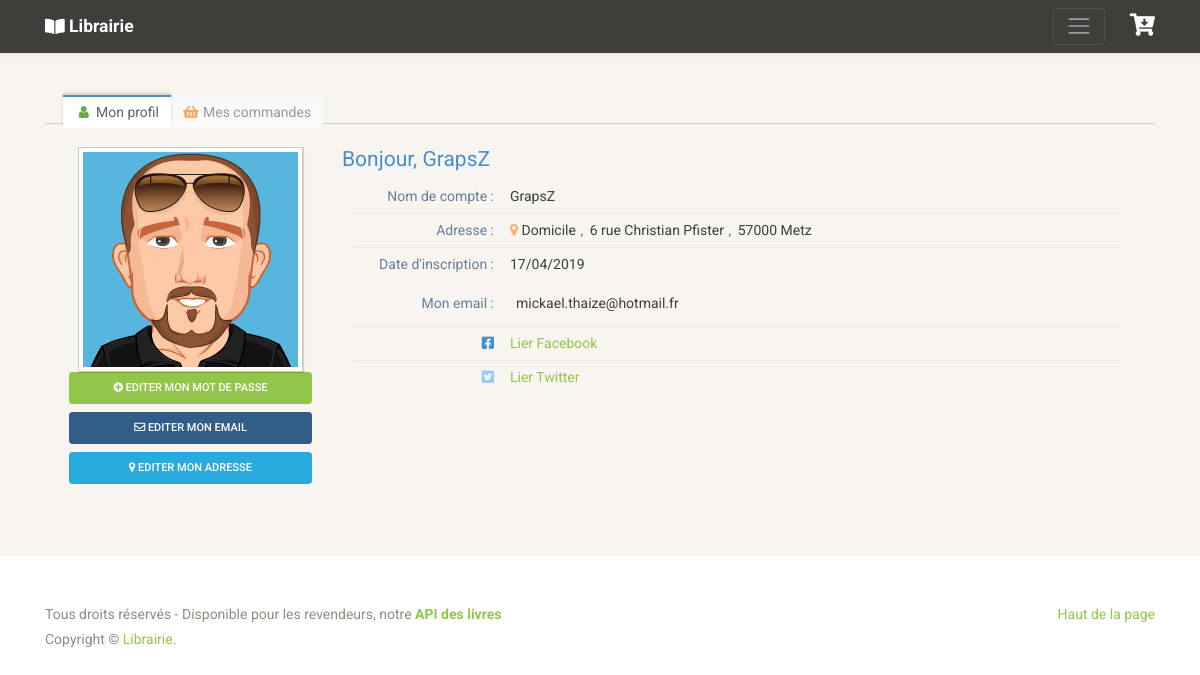
The page /account.php (signed in) on the database its author committed.
### tables this page shows
CREATE TABLE `utilisateurs` (
  `id` int(11) NOT NULL,
  `nom` varchar(100) NOT NULL,
  `sexe` varchar(10) NOT NULL DEFAULT 'h',
  `email` varchar(200) NOT NULL,
  `motdepasse` varchar(100) NOT NULL,
  `date_inscription` datetime NOT NULL DEFAULT CURRENT_TIMESTAMP,
  `isActive` int(11) NOT NULL DEFAULT '0',
  `token` varchar(100) NOT NULL
);

CREATE TABLE `adresses_infos` (
  `id_user` int(11) NOT NULL,
  `id_adresse` int(11) NOT NULL,
  `num` text NOT NULL,
  `rue` text NOT NULL,
  `code_postal` int(11) NOT NULL,
  `ville` text NOT NULL
);

CREATE TABLE `adresses` (
  `id` int(11) NOT NULL,
  `nom` varchar(100) NOT NULL
);

### Classes/Users.php (called while the page is built, shortened)
<?php
class Users {
    private $id;
    private $username;
    private $email;
    private $sex;
    public function __construct($id, $username, $sex, $email, $password) {
        $this->id = $id;
        $this->username = $username;
        $this->sex = $sex;
        $this->email = $email;
    }
    public function getId() {
        return $this->id;
    }
    public function getUsername() {
        return $this->username;
    }
    public function getEmail() {
        return $this->email;
    }
    public function getSex() {
        return $this->sex;
    }
    public function getRegisterDateById($id) {
        if (isset($id)) {
            $stmt = Kernel::getInstance()->getConnection()->prepare("SELECT id, date_inscription FROM utilisateurs WHERE id = ?");
            $stmt->execute([$id]);
            if ($stmt->rowCount() == 1) {
                $result = $stmt->fetch();
                return $result->date_inscription;
            }
        }
        return null;
    }
    public static function getAdressByUser(Users $user) {
        if (isset($user)) {
            $idUser = $user->getId();
            $stmt = Kernel::getInstance()->getConnection()->prepare("SELECT * FROM adresses INNER JOIN adresses_infos ON adresses.id = adresses_infos.id_adresse WHERE adresses_infos.id_user = ? ORDER BY adresses.nom");
            $stmt->execute([$idUser]);
            if ($stmt->rowCount() == 1) {
                $result = $stmt->fetchAll();
                $adresses = [];
                foreach ($result as $key => $value) {
                    $address = [
                        'nom' => $value->nom,
                        'num' => $value->num,
                        'rue' => $value->rue,
                        'code_postal' => $value->code_postal,
                        'ville' => $value->ville
                    ];
                    $adresses[] = $address;
                }
                return $adresses;
            }
        }
        return null;
    }
    public static function getUserById($id) {
        if (isset($id)) {
            $stmt = Kernel::getInstance()->getConnection()->prepare("SELECT * FROM utilisateurs WHERE id = ?");
            $stmt->execute([$id]);
            if ($stmt->rowCount() == 1) {
                $result = $stmt->fetch();
                $myUser = new Users($result->id, $result->nom, $result->sexe, $result->email, $result->motdepasse);
                return $myUser;
            }
        }
        return null;
    }
}

### Classes/KernelSingleton.php (called while the page is built, shortened)
<?php
class KernelSingleton {
    private static $instance = null;
    public static function getInstance() {
        if (is_null(KernelSingleton::$instance)) {
            self::$instance = new static();
        }
        return self::$instance;
    }
}

### Classes/Kernel.php (called while the page is built, shortened)
<?php
class Kernel extends KernelSingleton {
    private $settings = [];
    private $connection = null;
    public function getConnection() {
        return $this->connection;
    }
    public function initConnection() {
        try {
            $pdoInstance = new PDO('mysql:host='.$this->getSettingsByKey('host').';dbname='.$this->getSettingsByKey('db'),
                $this->getSettingsByKey('username'), $this->getSettingsByKey('password'), [
                PDO::ATTR_ERRMODE => PDO::ERRMODE_EXCEPTION,
                PDO::ATTR_DEFAULT_FETCH_MODE => PDO::FETCH_OBJ
            ]);
            $pdoInstance->exec("SET CHARACTER SET utf8");
            $pdoInstance->exec("SET NAMES utf8");
            $this->connection = $pdoInstance;
        }
        catch(PDOException $e) {
            $message = "Erreur de base de données.";
            $this->addLogEvent($message);
            die("<h3>".$message."</h3>");
        }
    }
    public function getSettingsByKey($key) {
        return $this->settings->$key;
    }
    public function generateSettings() {
        $configContent = file_get_contents(Kernel::CONFIG_FILE);
        $this->settings = json_decode($configContent);
    }
    public function clean($valeur) {
        $valeur = addslashes($valeur);
        $valeur = strip_tags($valeur);
        $valeur = mb_convert_encoding($valeur, 'UTF-8');
        return $valeur;
    }
    public function alter($date, $before, $after) {
        return DateTime::createFromFormat($before, $date)->format($after);
    }
    public function toHTML($date, $before = 'Y-m-d H:i:s') {
        return $this->alter($date, $before, 'd/m/Y');
    }
}

### account.php (the view, shortened to what this page needs)
<?php
include "./templates/header.php";
include "./templates/menu.php";
if (!Users::isConnected()) {
    header('Location: connect.php');
    exit();
} else {
    $idUser = Kernel::getInstance()->clean($_SESSION['user_id']);
    if (Users::getUserById($idUser) != null) {
        $user = Users::getUserById($idUser);
        $adress = Users::getAdressByUser($user);
    }
}
?>
    <main role="main">
        <div class="album py-5 bg-light">
            <div class="container">
                <div class="row">
                    <div class="col-12">
                        <div id="user-profile-2" class="user-profile">
                            <div class="tabbable">
                                <ul class="nav nav-tabs padding-18">
                                    <li class="active">
                                        <a data-toggle="tab" href="#home">
                                            <i class="green ace-icon fa fa-user bigger-120"></i>
                                            Mon profil
                                        </a>
                                    </li>
                                    <li>
                                        <a data-toggle="tab" href="#commands">
                                            <i class="orange ace-icon fas fa-shopping-basket bigger-120"></i>
                                            Mes commandes
                                        </a>
                                    </li>
                                </ul>
                                <div class="tab-content no-border padding-24">
                                    <div id="home" class="tab-pane in active">
                                        <div class="row">
                                            <div class="col-xs-12 col-sm-3 center">
                                                <span class="profile-picture">
                                                    <?php if ($user->getSex() == "h"): ?>
                                                        <img class="editable img-responsive" alt="Homme" id="avatar2" src="./Assets/images/garcon.jpg">
                                                    <?php else: ?>
                                                        <img class="editable img-responsive" alt="Femme" id="avatar2" src="./Assets/images/fille.jpg">
                                                    <?php endif; ?>
                                                </span>
                                                <a href="edit_account.php?action=changePassword&user_id=<?= $user->getId(); ?>" class="btn btn-sm btn-block btn-success">
                                                    <i class="ace-icon fa fa-plus-circle bigger-120"></i>
                                                    <span class="bigger-110">Editer mon mot de passe</span>
                                                </a>
                                                <a href="edit_account.php?action=changeEmail&user_id=<?= $user->getId(); ?>" class="btn btn-sm btn-block btn-primary">
                                                    <i class="ace-icon far fa-envelope bigger-110"></i>
                                                    <span class="bigger-110">Editer mon email</span>
                                                </a>
                                                <a href="edit_account.php?action=changeAddress&user_id=<?= $user->getId(); ?>" class="btn btn-sm btn-block btn-info">
                                                    <i class="ace-icon fa fa-map-marker bigger-110"></i>
                                                    <span class="bigger-110">Editer mon adresse</span>
                                                </a>
                                            </div>
                                            <div class="col-xs-12 col-sm-9">
                                                <h4 class="blue">
                                                    <span class="middle">Bonjour, <?= $user->getUsername(); ?></span>
                                                </h4>
                                                <div class="profile-user-info">
                                                    <div class="profile-info-row">
                                                        <div class="profile-info-name"> Nom de compte : </div>
                                                        <div class="profile-info-value">
                                                            <span><?= $user->getUsername(); ?></span>
                                                        </div>
                                                    </div>
                                                    <?php if ($adress != null && $adress > 0) {
                                                        foreach ($adress as $key => $value) {
                                                        ?>
                                                        <div class="profile-info-row">
                                                            <div class="profile-info-name"> Adresse :  </div>
                                                            <div class="profile-info-value">
                                                                <i class="fa fa-map-marker light-orange bigger-110"></i>
                                                                <span><?= $value['nom']; ?></span>
                                                                <span> <?= $value['num']. " ".$value['rue']; ?></span>
                                                                <span> <?= $value['code_postal']. " ".$value['ville']; ?></span>
                                                            </div>
                                                        </div>
                                                    <?php }
                                                    } ?>
                                                    <div class="profile-info-row">
                                                        <div class="profile-info-name"> Date d'inscription : </div>
                                                        <div class="profile-info-value">
                                                            <span><?= Kernel::getInstance()->toHTML($user->getRegisterDateById($user->getId())); ?></span>
                                                        </div>
                                                    </div>
                                                </div>
                                                <div class="profile-user-info">
                                                    <div class="profile-info-row">
                                                        <div class="profile-info-name"> Mon email : </div>
                                                        <div class="profile-info-value">
                                                            <div class="profile-info-value">
                                                                <span><?= $user->getEmail(); ?></span>
                                                            </div>
                                                        </div>
                                                    </div>
                                                    <div class="profile-info-row">
                                                        <div class="profile-info-name">
                                                            <i class="middle ace-icon fab fa-facebook-square bigger-150 blue"></i>
                                                        </div>
                                                        <div class="profile-info-value">
                                                            <a href="#">Lier Facebook</a>
                                                        </div>
                                                    </div>
                                                    <div class="profile-info-row">
                                                        <div class="profile-info-name">
                                                            <i class="middle ace-icon fab fa-twitter-square bigger-150 light-blue"></i>
                                                        </div>
                                                        <div class="profile-info-value">
                                                            <a href="#">Lier Twitter</a>
                                                        </div>
                                                    </div>
                                                </div>
                                            </div>
                                        </div>
                                    </div>
                                </div>
                            </div>
                        </div>
                    </div>
                </div>
            </div>
        </div>
    </main>
<?php
include "./templates/footer.php";
?>

### rows shown on the page
utilisateurs: nom "GrapsZ", id+date_inscription "17/04/2019", email "mickael.thaize@hotmail.fr"
adresses_infos: id_adresse.nom "Domicile", num "6", rue "rue Christian Pfister", code_postal "57000", ville "Metz"
